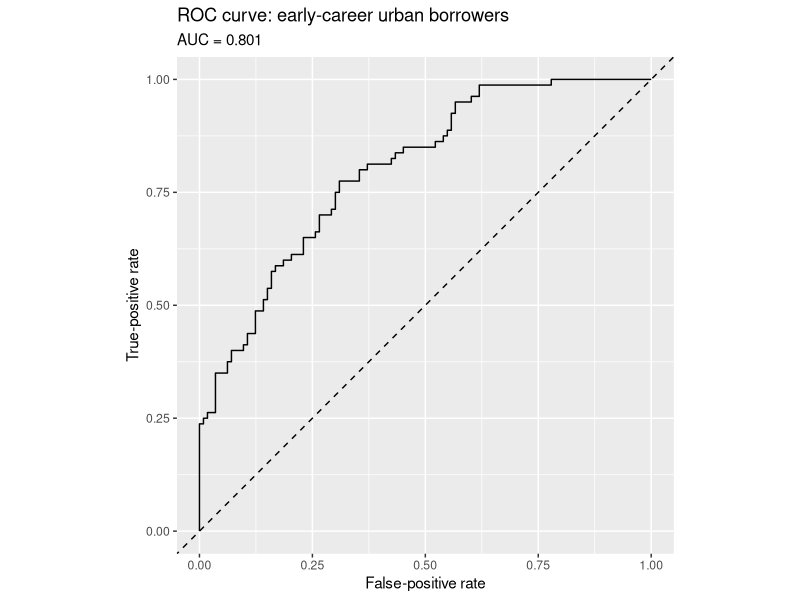
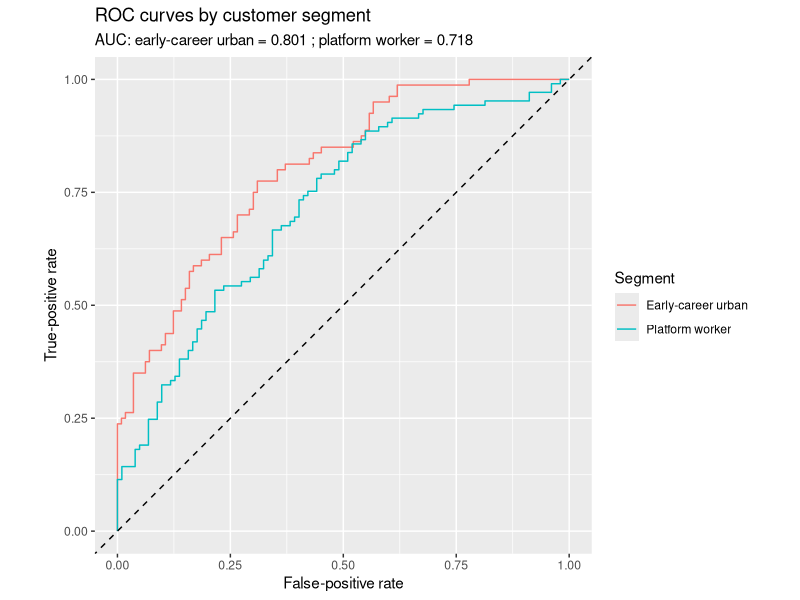

Generate these figures, in order, with R:
## ---- chunk 1
library(tidyverse)
library(pROC)

df <- read_csv(
  "data/credit_default.csv",
  show_col_types = FALSE
)

glimpse(df)
## ---- chunk 2
# Add your solution below.
## ---- chunk 3
df_ec_urban <- df |>
  filter(customer_category == "early_career_urban")

glimpse(df_ec_urban)
## ---- chunk 4
# Add your solution below.
## ---- chunk 5
model <- glm(
  default ~
    income +
    debt_to_income +
    missed_payments_12m +
    credit_utilization +
    months_with_company,
  data = df_ec_urban,
  family = binomial
)

coef(model)
summary(model)
## ---- chunk 6
coefficient_table <- tibble(
  predictor = names(coef(model)),
  estimate = coef(model),
  odds_ratio = exp(coef(model))
)

coefficient_table
## ---- chunk 7
z <- predict(
  model,
  newdata = df_ec_urban[1, ],
  type = "link"
)

p <- plogis(z)
y_class <- if_else(p >= 0.5, 1L, 0L)

z
p
y_class
## ---- chunk 8
y_prob <- predict(
  model,
  type = "response"
)

threshold <- 0.5

y_pred <- if_else(
  y_prob >= threshold,
  1L,
  0L
)

head(y_prob)
head(y_pred)
## ---- chunk 9
t <- 0.4

y_pred_t <- if_else(
  y_prob >= t,
  1L,
  0L
)

sum(y_pred_t)
## ---- chunk 10
# Add your solution below.
## ---- chunk 11
threshold_risky <- quantile(
  y_prob,
  probs = 0.80
)

risky_20 <- y_prob >= threshold_risky

threshold_safe <- quantile(
  y_prob,
  probs = 0.20
)

safe_20 <- y_prob <= threshold_safe

risky_customers <- df_ec_urban |>
  mutate(
    predicted_default_probability = y_prob,
    risky_20 = risky_20
  ) |>
  filter(risky_20)

safe_customers <- df_ec_urban |>
  mutate(
    predicted_default_probability = y_prob,
    safe_20 = safe_20
  ) |>
  filter(safe_20)

threshold_risky
threshold_safe
risky_customers |> slice_head(n = 5)
safe_customers |> slice_head(n = 5)
## ---- chunk 12
# Add your solution below.
## ---- chunk 13
cm <- table(
  actual = df_ec_urban$default,
  predicted = y_pred
)

cm

tn <- cm["0", "0"]
fp <- cm["0", "1"]
fn <- cm["1", "0"]
tp <- cm["1", "1"]

c(tn = tn, fp = fp, fn = fn, tp = tp)
## ---- chunk 14
accuracy <- (tp + tn) / sum(cm)
precision <- tp / (tp + fp)
recall <- tp / (tp + fn)

c(
  accuracy = accuracy,
  precision = precision,
  recall = recall
)
## ---- chunk 15
# Add your solution below.
## ---- chunk 16
roc_ec <- roc(
  response = df_ec_urban$default,
  predictor = y_prob,
  levels = c(0, 1),
  direction = "<",
  quiet = TRUE
)

auc_ec <- auc(roc_ec)

roc_ec_df <- tibble(
  false_positive_rate = 1 - roc_ec$specificities,
  true_positive_rate = roc_ec$sensitivities
)

ggplot(
  roc_ec_df,
  aes(
    x = false_positive_rate,
    y = true_positive_rate
  )
) +
  geom_path() +
  geom_abline(
    intercept = 0,
    slope = 1,
    linetype = "dashed"
  ) +
  coord_equal() +
  labs(
    title = "ROC curve: early-career urban borrowers",
    subtitle = paste("AUC =", round(as.numeric(auc_ec), 3)),
    x = "False-positive rate",
    y = "True-positive rate"
  )

auc_ec
## ---- chunk 17
# Add your solution below.
## ---- chunk 18
df_platform <- df |>
  filter(customer_category == "platform_worker")

model_platform <- glm(
  default ~
    income +
    debt_to_income +
    missed_payments_12m +
    credit_utilization +
    months_with_company,
  data = df_platform,
  family = binomial
)

coef(model_platform)
summary(model_platform)
## ---- chunk 19
# Add your solution below.
## ---- chunk 20
comparison <- tibble(
  predictor = names(coef(model)),
  early_career_urban_estimate = coef(model),
  platform_worker_estimate = coef(model_platform),
  early_career_urban_odds_ratio = exp(coef(model)),
  platform_worker_odds_ratio = exp(coef(model_platform))
)

comparison
## ---- chunk 21
# Add your solution below.
## ---- chunk 22
y_prob_platform <- predict(
  model_platform,
  type = "response"
)

roc_platform <- roc(
  response = df_platform$default,
  predictor = y_prob_platform,
  levels = c(0, 1),
  direction = "<",
  quiet = TRUE
)

auc_platform <- auc(roc_platform)

roc_comparison_df <- bind_rows(
  tibble(
    false_positive_rate = 1 - roc_ec$specificities,
    true_positive_rate = roc_ec$sensitivities,
    segment = "Early-career urban"
  ),
  tibble(
    false_positive_rate = 1 - roc_platform$specificities,
    true_positive_rate = roc_platform$sensitivities,
    segment = "Platform worker"
  )
)

ggplot(
  roc_comparison_df,
  aes(
    x = false_positive_rate,
    y = true_positive_rate,
    color = segment
  )
) +
  geom_path() +
  geom_abline(
    intercept = 0,
    slope = 1,
    linetype = "dashed"
  ) +
  coord_equal() +
  labs(
    title = "ROC curves by customer segment",
    subtitle = paste(
      "AUC: early-career urban =",
      round(as.numeric(auc_ec), 3),
      "; platform worker =",
      round(as.numeric(auc_platform), 3)
    ),
    x = "False-positive rate",
    y = "True-positive rate",
    color = "Segment"
  )

c(
  early_career_urban = as.numeric(auc_ec),
  platform_worker = as.numeric(auc_platform)
)
